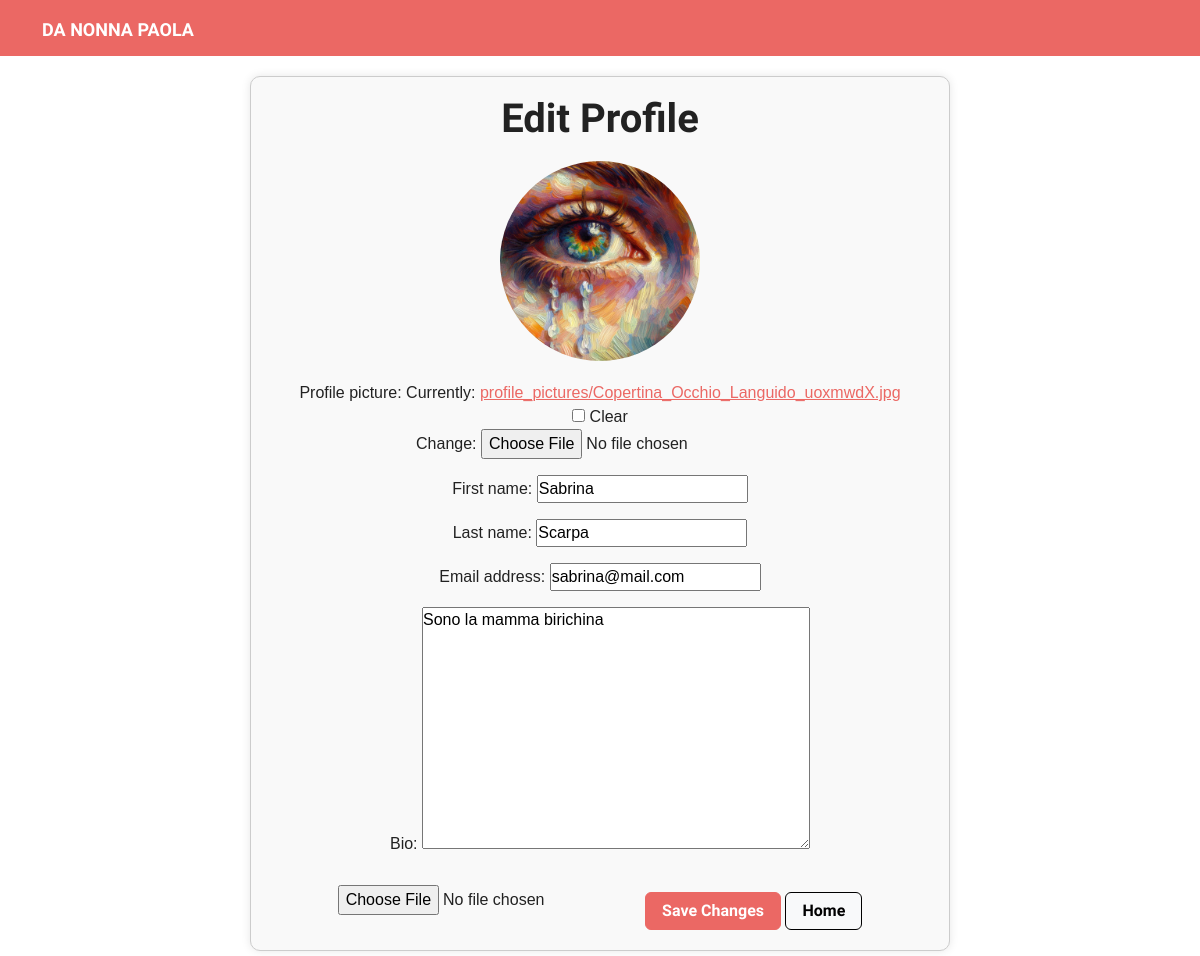
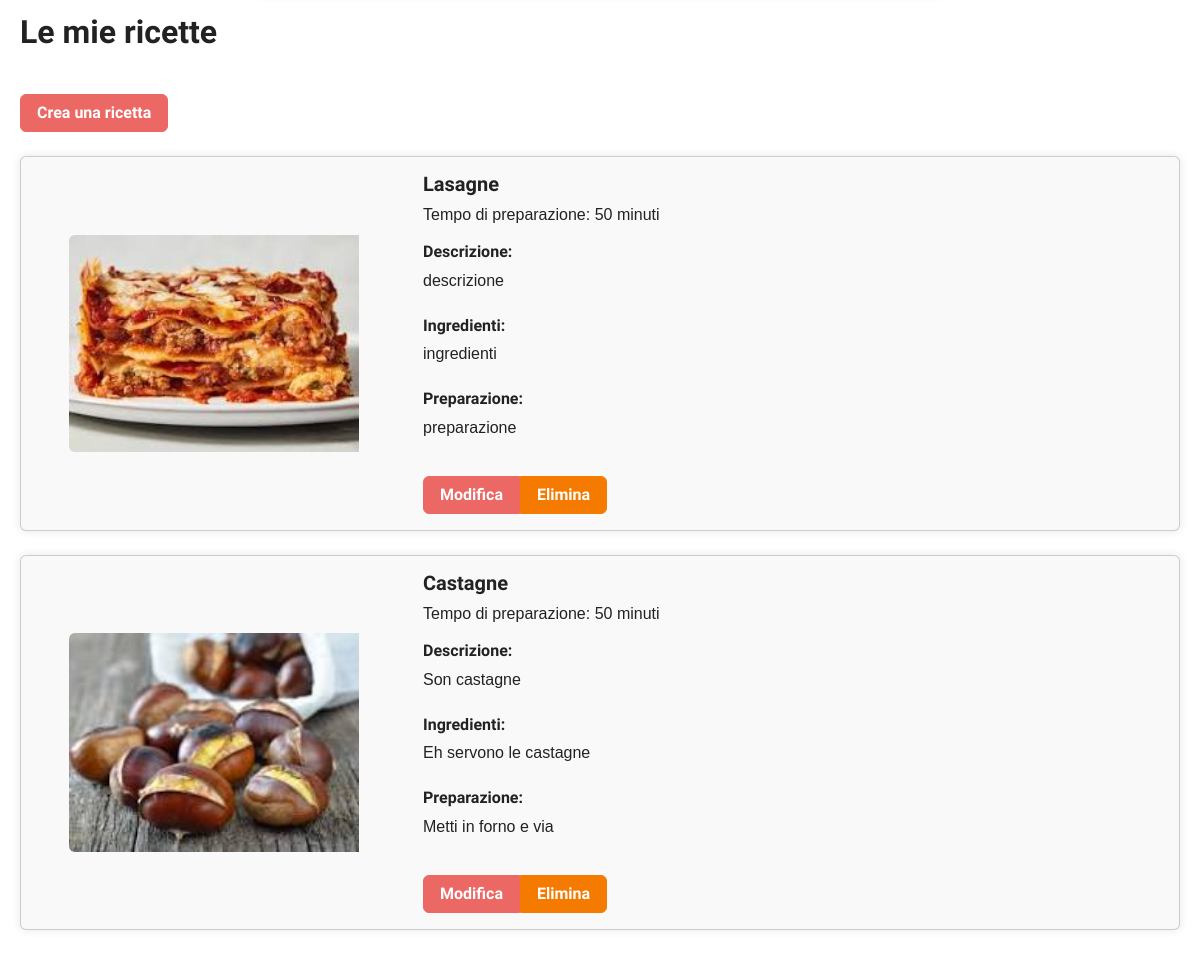
The page /my-profile (signed in) on the database its author committed (2 pictures, top to bottom).
### pages/models.py (models this page shows, shortened)
class CustomUser(AbstractUser):
    bio = models.TextField(blank=True, null=True)
    profile_picture = models.ImageField(upload_to='profile_pictures/', blank=True, null=True)
    friends = models.ManyToManyField('self', symmetrical=False, related_name='followers', blank=True)

class Recipe(models.Model):
    user = models.ForeignKey(settings.AUTH_USER_MODEL, related_name='recipes_created', on_delete=models.CASCADE)
    title = models.CharField(max_length=200)
    slug = models.SlugField(max_length=200, blank=True)
    image = models.ImageField(upload_to='recipes/%Y/%m/%d')
    description = models.TextField("Description")
    ingredients = models.TextField("Ingredients")
    preparation = models.TextField("Preparation")
    preparation_time = models.IntegerField("Preparation Time (minutes)", default=0)
    created = models.DateField(auto_now_add=True, db_index=True)
    likes = models.ManyToManyField(settings.AUTH_USER_MODEL, related_name='liked_recipes', blank=True)
    objects = models.Manager()

### pages/views.py (the view)
# urls.py: path("my-profile", views.my_profile, name="my-profile"),
@login_required
def my_profile(request):
    if request.method == 'POST':
        form = UpdateProfileForm(request.POST, request.FILES, instance=request.user)
        if form.is_valid():
            form.save()
            return redirect("my-profile")
    else:
        form = UpdateProfileForm(instance=request.user)
    return render(request, 'pages/my-profile.html', {'form': form})

### pages/forms.py
class UpdateProfileForm(forms.ModelForm):
    class Meta:
        model = CustomUser
        fields = ['profile_picture', 'first_name', 'last_name', 'email', 'bio']
        widgets = {
            'bio': forms.Textarea(attrs={'placeholder': 'Inserisci la tua bio', 'class': 'bio-textarea'}),
        }

### pages/templates/pages/my-profile.html (shortened to what this page needs)
<!DOCTYPE html>
<html lang="en">
<head>
    <link rel="stylesheet" href="https://bootswatch.com/5/journal/bootstrap.min.css">
</head>
<body>
<header>
    <nav class="navbar navbar-expand-lg navbar-dark bg-primary">
        <div class="container">
            <a class="navbar-brand" href="/">DA NONNA PAOLA</a>
        </div>
    </nav>
</header>
<main>
    <div class="profile-page">
        <div class="profile-form">
            <h1>Edit Profile</h1>
            {% load static %}
            {% if request.user.profile_picture %}
                <a href="{{ request.user.profile_picture.url }}" target="_blank">
                    <img id="current-profile-picture" class="profile-picture" src="{{ request.user.profile_picture.url }}" alt="Profile Picture">
                </a>
            {% else %}
                <p>No profile picture uploaded yet.</p>
            {% endif %}
            <form method="POST" autocomplete="off" enctype="multipart/form-data">
                {{ form.as_p }}
                <input id="id_profile_picture" type="file" name="profile_picture">
                <input class="btn btn-primary" type="submit" value="Save Changes">
                <a type="button" class="btn btn-light" href="/">Home</a>
            </form>
        </div>
    </div>
    <div class="recipes-section" style="margin-bottom:30px;">
        <h2 class="mb-4">Le mie ricette</h2>
        <a class="btn btn-primary mb-4" href="{% url 'recipe-creation' %}">Crea una ricetta</a>
        {% if request.user.recipes_created.all %}
            <div class="row row-cols-1 g-4">
                {% for recipe in request.user.recipes_created.all %}
                    <div class="col">
                        <div class="card">
                            <div class="row g-0">
                                <div class="col-md-4" >
                                    <div class="profile-picture-container d-flex justify-content-center align-items-center">
                                        <img src="{{ recipe.image.url }}" class="img-fluid rounded-start recipe-image" alt="{{ recipe.title }}">
                                    </div>
                                </div>
                                <div class="col-md-8">
                                    <div class="card-body">
                                        <h5 class="card-title">{{ recipe.title }}</h5>
                                        <p class="card-text">Tempo di preparazione: {{ recipe.preparation_time }} minuti</p>
                                        <h6>Descrizione:</h6>
                                        <p>{{ recipe.description }}</p>
                                        <h6 class="mt-4">Ingredienti:</h6>
                                        <p>{{ recipe.ingredients }}</p>
                                        <h6 class="mt-4">Preparazione:</h6>
                                        <p>{{ recipe.preparation }}</p>
                                        <div class="btn-group" role="group">
                                            <a class="btn btn-primary" href="{% url 'edit_recipe' recipe.id %}">Modifica</a>
                                            <form method="POST" action="{% url 'delete_recipe' recipe.id %}">
                                                <input class="btn btn-danger" type="submit" value="Elimina" style="border-top-left-radius:0; border-bottom-left-radius:0;">
                                            </form>
                                        </div>
                                    </div>
                                </div>
                            </div>
                        </div>
                    </div>
                {% endfor %}
            </div>
        {% else %}
            <p class="mt-4">Non hai ancora creato nessuna ricetta.</p>
        {% endif %}
    </div>
</main>
</body>
</html>

### pages/templates/pages/my-profile.html (style rules this page uses)
* { margin: 0; padding: 0; box-sizing: border-box; }
html, body { height: 100%; font-family: Arial, sans-serif; }
body { display: flex; flex-direction: column; justify-content: space-between; }
header { width: 100%; }
main { flex: 1; justify-content: center; align-items: center; width: 100%; max-width: 1200px; margin: 0 auto; padding: 0 20px; }
.profile-page { width: 100%; display: flex; justify-content: center; align-items: center; padding: 20px; }
.profile-form { max-width: 700px; width: 100%; padding: 20px 40px; border: 1px solid #ccc; border-radius: 10px; box-shadow: 0 0 10px rgba(0, 0, 0, 0.1); background-color: #f9f9f9; text-align: center; }
.profile-form h1 { margin-bottom: 20px; }
.profile-form .profile-picture { width: 200px; height: 200px; border-radius: 50%; object-fit: cover; margin-bottom: 20px; cursor: pointer; transition: transform 0.3s ease; }
.btn-primary, .btn-danger { margin-top: 20px; }
.btn-light { margin-top: 20px; border: 1px solid black; }
.card { background-color: #f9f9f9; box-shadow: 0 0 10px rgba(0, 0, 0, 0.1); }
.profile-picture-container { height: 100%; display: flex; justify-content: center; margin-top:0px; }
.recipe-image { width: 75%; height: auto; }

### rows shown on the page
CustomUser: user.profile_picture (picture), first_name "Sabrina", last_name "Scarpa", email "sabrina@mail.com", bio "Sono la mamma birichina"
Recipe: image (picture), title "Lasagne", preparation_time "50", description "descrizione", ingredients "ingredienti", preparation "preparazione"
Recipe: image (picture), title "Castagne", preparation_time "50", description "Son castagne", ingredients "Eh servono le castagne", preparation "Metti in forno e via"
